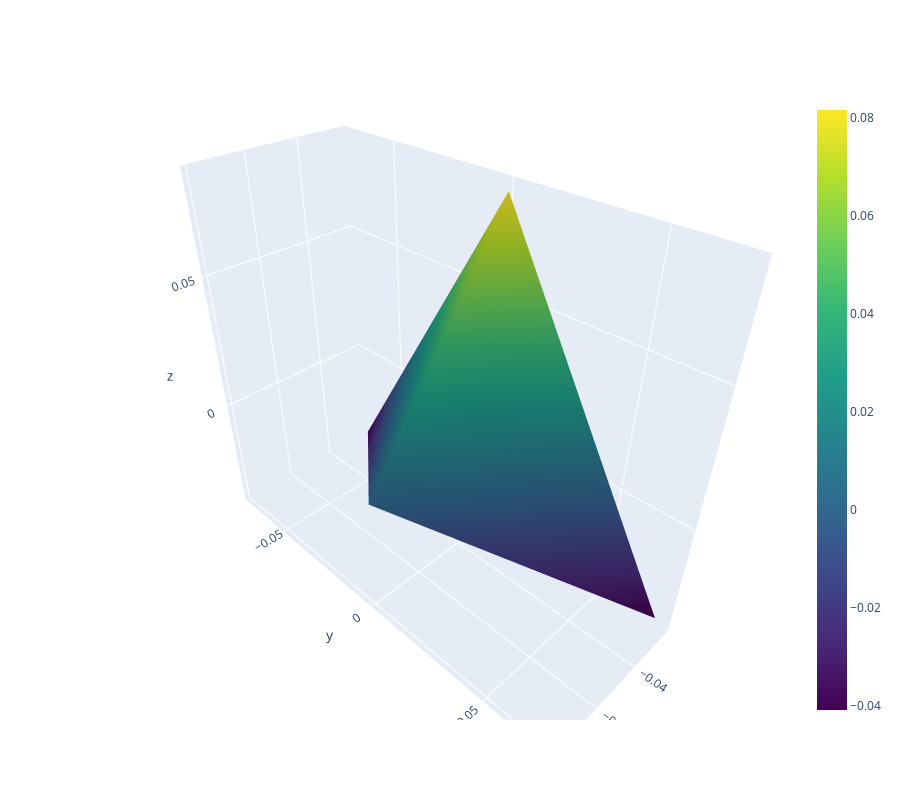

Notebook code cell kept with this figure:
### Code cell
import plotly.graph_objs as go
from IPython.display import Image

ms = pymeshlab.MeshSet()
ms.load_new_mesh(target['model'])
t_mesh = ms.current_mesh()
v_matrix = np.array(t_mesh.vertex_matrix())
f_matrix = np.array(t_mesh.face_matrix())

fig = go.Figure()
fig.add_trace(go.Mesh3d(x=v_matrix[:, 0],
                        y=v_matrix[:, 1],
                        z=v_matrix[:, 2],
                        i=f_matrix[:, 0],
                        j=f_matrix[:, 1],
                        k=f_matrix[:, 2],
                        intensity=v_matrix[:, 2],
                        colorscale='Viridis'
                        ))
fig['layout']['scene']['aspectmode'] = "data"
fig['layout']['height'] = 800

# uncomment this to display interactive plot
fig.show()

# display static image to reduce size on radarsimx.com
# img_bytes = fig.to_image(format="jpg", scale=2)
# display(Image(img_bytes))

### Figure 1 — Plotly figure (JSON) as saved in the notebook; plotly's stock layout.template omitted (floating-point values rounded to 4 significant figures)
{"data": [{"colorscale": [[0, "#440154"], [0.1111, "#482878"], [0.2222, "#3e4989"], [0.3333, "#31688e"], [0.4444, "#26828e"], [0.5556, "#1f9e89"], [0.6667, "#35b779"], [0.7778, "#6ece58"], [0.8889, "#b5de2b"], [1, "#fde725"]], "i": [0, 0, 0], "intensity": [0, 0.08165, -0.04082, -0.04082], "j": [1, 2, 3], "k": [2, 3, 1], "type": "mesh3d", "x": [0, -0.05774, -0.05774, -0.05774], "y": [0, 0, 0.07071, -0.07071], "z": [0, 0.08165, -0.04082, -0.04082]}], "layout": {"height": 800, "scene": {"aspectmode": "data"}}}
